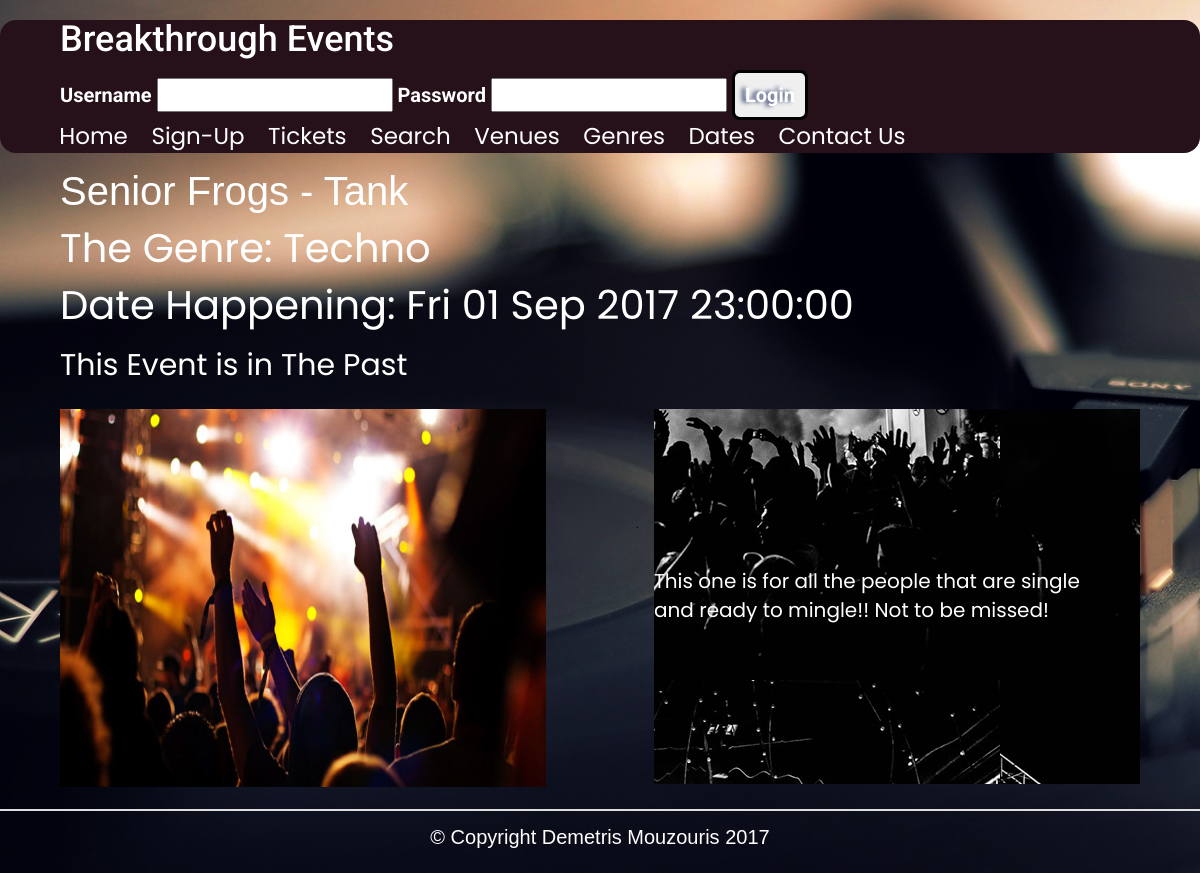
Screenshot of /details.php?EventsID=56 with the database file from the repository.
### tables this page shows
CREATE TABLE IF NOT EXISTS `events` (
  `EventsID` int(11) NOT NULL AUTO_INCREMENT,
  `Name` varchar(70) NOT NULL,
  `EventsDate` datetime NOT NULL,
  `Location` varchar(70) NOT NULL,
  `Genre` varchar(30) NOT NULL,
  `AmofTickets` int(11) NOT NULL,
  `Capacity` int(11) NOT NULL,
  `Price` int(11) NOT NULL,
  `Image` varchar(70) NOT NULL,
  `Info` text NOT NULL,
  PRIMARY KEY (`EventsID`)
);

### includes/functions.inc.php (called while the page is built, shortened)
<?php
function safeInt($int){
	return filter_var($int, FILTER_VALIDATE_INT);
}
?>

### details.php (the view, shortened to what this page needs)
<?php
include('includes/conn.inc.php');
include('includes/functions.inc.php');
$sEventsID = safeInt($_GET['EventsID']);
$sql= "SELECT * FROM events WHERE EventsID LIKE :EventsID";
$stmt = $pdo->prepare($sql);
$stmt->bindParam(':EventsID', $sEventsID, PDO::PARAM_INT);
$stmt->execute();
$row = $stmt->fetchObject();
?>
<!DOCTYPE html>
<html>
          <head>
<link rel="stylesheet" href="stylesheet/bootstrap-3.3.7-dist/css/bootstrap.css">
<link rel="stylesheet" href="stylesheet/style.css">
	<link rel="stylesheet" href="stylesheet/cms.css">
	<link rel="stylesheet" type="text/css" media="only screen and (max-width:700px)" href="stylesheet/mobilestyle.css">
</head>
<body>
	<header>
            <div id="logo">
                <h1>Breakthrough Events</h1>
          <?php
      if(isset($_SESSION['login'])){
        include('includes/session-logout.inc.php');
      }else{
        include('includes/session-login.inc.php');
      }
      ?>
            </div>
                <nav>
                <ul class="topMenu">
                 <li class="first"><a href="index.php">Home</a></li>
                 <?php
                 if (!isset($_SESSION['login'])){
				 echo "<li><a href=\"Sign-Up.php\">Sign-Up</a></li>";
                 }
                 ?>
                 <li><a href="Tickets.php">Tickets</a></li>
                 <li><a href="search.php">Search</a></li>
                 <li><a href="venues.php">Venues</a></li>
                 <li><a href="genre.php">Genres</a></li>
                 <li><a href="dates.php">Dates</a></li>
                 <li><a href="Contact-us.php">Contact Us</a></li>
                </ul>
                </nav>
            </header>
  <?php
   if(isset($_GET['EventsID'])){
						     echo "<div class=\"outcomes\">";
						   echo "<div class=\"searchtitles\">";
						   echo "$row->Name"," - $row->Location";
						   echo "</div>";
						   echo "<div class=\"Datesoccuring\">";
						   echo "The Genre: ";
						   echo " $row->Genre";
						   echo "</div>";
						   $ts = strtotime ($row->EventsDate);
						   $prettyDate = date("D d M Y H\:i\:s ", $ts);
						   echo "<div class=\"Datesoccuring\">";
						   echo "<p>Date Happening: $prettyDate</p>";
						   echo "</div>";
						   echo "<div class=\"timeuntil\">";
						   $CurrentDate = new DateTime();
						   if ($ts <  strtotime('now') )  {
									echo "This Event is in The Past";
								}else{
						   $EventDate = new DateTime($prettyDate);
						   $theDifference = $EventDate->diff($CurrentDate);
						   echo "TIME LEFT UNTIL EVENT: "; echo $theDifference->format("%a days, %h hours, %i minutes, %s seconds");
						   }
						   echo "</div>";
						   echo "<div class=\"eventpics\">";
						   echo "<img src=\"eventpics/{$row->Image}\" alt=\"{$row->Name}\">";
						   echo "</div>";
						   echo "<div class=\"eventdetails\">";
						   echo "<p> $row->Info </p>";
					  	   echo "</div>";
						   echo "</div>";
   }
    ?>
<footer>
		<p>&copy; Copyright Demetris Mouzouris 2017</p>
	</footer>
</body>
</html>

### stylesheet/style.css (style rules this page uses)
body { font-size:20px; margin:0; background: url("../Images/background3.jpg"); color:#ffffff; background-size:cover; background-attachment:fixed; background-repeat:no-repeat; }
header { height: auto; border-radius:16px; background-color: #26111A; }
h1 { font-family: 'Roboto', sans-serif; color:#fff; }
#logo { padding-left:5%; }
.outcomes { border-bottom: 1px solid #DEDEDE; padding-right:5%; padding-left:5%; }
.searchtitles { font-size: 40px; padding-right:5%; }
.Datesoccuring { font-family: 'Poppins', sans-serif; font-size:40px; margin:auto; padding-right:5%; }
.timeuntil { font-family: 'Poppins', sans-serif; font-size:30px; margin:auto; padding-bottom:2%; padding-right:5%; }
.eventpics { display:inline; }
.eventpics img { width:45%; height: 400px; padding-bottom:2%; }
.eventdetails { font-family: 'Poppins', sans-serif; font-size:20px; width:45%; height: 375px; float:right; padding-top:15px; padding-bottom:15px; padding-right:3%; background: url("../Images/background6.jpg"); background-attachment:fixed; }
.eventdetails p { font-size:20px; position: relative; top: 50%; transform: translateY(-50%); margin:0px; }
.topMenu { font-family: 'Poppins', sans-serif; list-style: none; font-size:23px; padding-left:2%; overflow: hidden; }
.topMenu .first { padding-left:3%; }
.topMenu li { float:left; padding-left:2% }
.topMenu a { text-decoration: none; color:#ffffff; }
footer { clear:left; overflow: hidden; padding: 1% 0%; border-top: 1px solid #DEDEDE; }
footer p { text-align: center; color:#ffffff; }

### stylesheet/cms.css (style rules this page uses)
body { font-family:helvetica, arial, sans-serif; }

### stylesheet/mobilestyle.css (style rules this page uses)
header { overflow: hidden; background: #26111A; height:auto; }
#logo { padding: 5px; text-transform: uppercase; }
.eventdetails { height:263px; }
.eventdetails p { font-size:4.5vw; position: relative; top: 50%; transform: translateY(-50%); margin:0px; }
.searchtitles { border-bottom:1px solid #ccc; font-size: 25px; }
.Datesoccuring { font-size:20px; padding-bottom: 2%; }
.timeuntil { font-size:20px; }
.eventpics img { height: 270px; }
.topMenu .first { padding:0px; }
.topMenu { padding-left:5%; clear:left; float: none; width:auto; padding: 0px; margin:0; background-color:#fff; }
.topMenu li { float:none; padding:5px 0; border-bottom:1px solid #ccc; }
.topMenu a { padding-left:5%; color:#000; padding: 0; text-align:left; }

### rows the page displays
events: Name "Senior Frogs", Location "Tank", Genre "Techno", EventsDate "Fri 01 Sep 2017 23:00:00", Image (picture), Info "This one is for all the people that are single and ready to mingle!! Not to be missed!"
